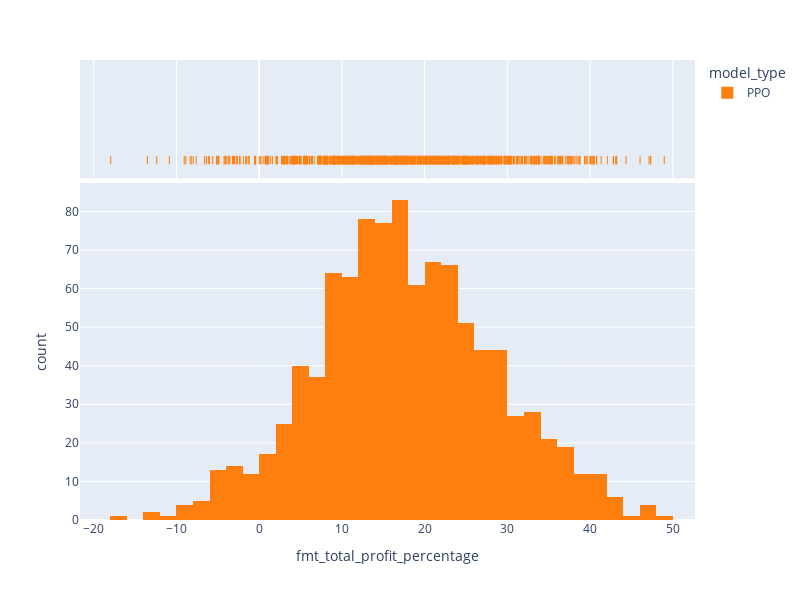

Notebook source saved alongside this figure:
### Code cell
fig = px.histogram(df_trader_results, x="fmt_total_profit_percentage", color="model_type", color_discrete_sequence=[ "#FF7F0E", "#00CC96", "#10aded", "#8A56EF"],  width=800, height=600, marginal="rug", # can be `box`, `violin`
                         hover_data=['total_reward_cash','fmt_total_profit_percentage', 'num_of_trades', 'sim_id'])
fig.show()

### Figure 1 — Plotly figure (JSON) as saved in the notebook; plotly's stock layout.template omitted (floating-point values rounded to 4 significant figures; data arrays with more than 128 entries replaced by an {"elided": "..."} marker saying what was removed)
{"data": [{"alignmentgroup": "True", "bingroup": "x", "hovertemplate": "model_type=PPO<br>fmt_total_profit_percentage=%{x}<br>count=%{y}<extra></extra>", "legendgroup": "PPO", "marker": {"color": "#FF7F0E", "pattern": {"shape": ""}}, "name": "PPO", "offsetgroup": "PPO", "orientation": "v", "showlegend": true, "type": "histogram", "x": {"elided": "1000 float values"}, "xaxis": "x", "yaxis": "y"}, {"alignmentgroup": "True", "boxpoints": "all", "customdata": {"elided": "1000x3 float values"}, "fillcolor": "rgba(255,255,255,0)", "hoveron": "points", "hovertemplate": "model_type=PPO<br>fmt_total_profit_percentage=%{x}<br>total_reward_cash=%{customdata[0]}<br>num_of_trades=%{customdata[1]}<br>sim_id=%{customdata[2]}<extra></extra>", "jitter": 0, "legendgroup": "PPO", "line": {"color": "rgba(255,255,255,0)"}, "marker": {"color": "#FF7F0E", "symbol": "line-ns-open"}, "name": "PPO", "offsetgroup": "PPO", "showlegend": false, "type": "box", "x": {"elided": "1000 float values"}, "xaxis": "x2", "yaxis": "y2"}], "layout": {"barmode": "relative", "height": 600, "legend": {"title": {"text": "model_type"}, "tracegroupgap": 0}, "margin": {"t": 60}, "width": 800, "xaxis": {"anchor": "y", "domain": [0, 1], "title": {"text": "fmt_total_profit_percentage"}}, "xaxis2": {"anchor": "y2", "domain": [0, 1], "matches": "x", "showgrid": true, "showticklabels": false}, "yaxis": {"anchor": "x", "domain": [0, 0.7326], "title": {"text": "count"}}, "yaxis2": {"anchor": "x2", "domain": [0.7426, 1], "matches": "y2", "showgrid": false, "showline": false, "showticklabels": false, "ticks": ""}}}
